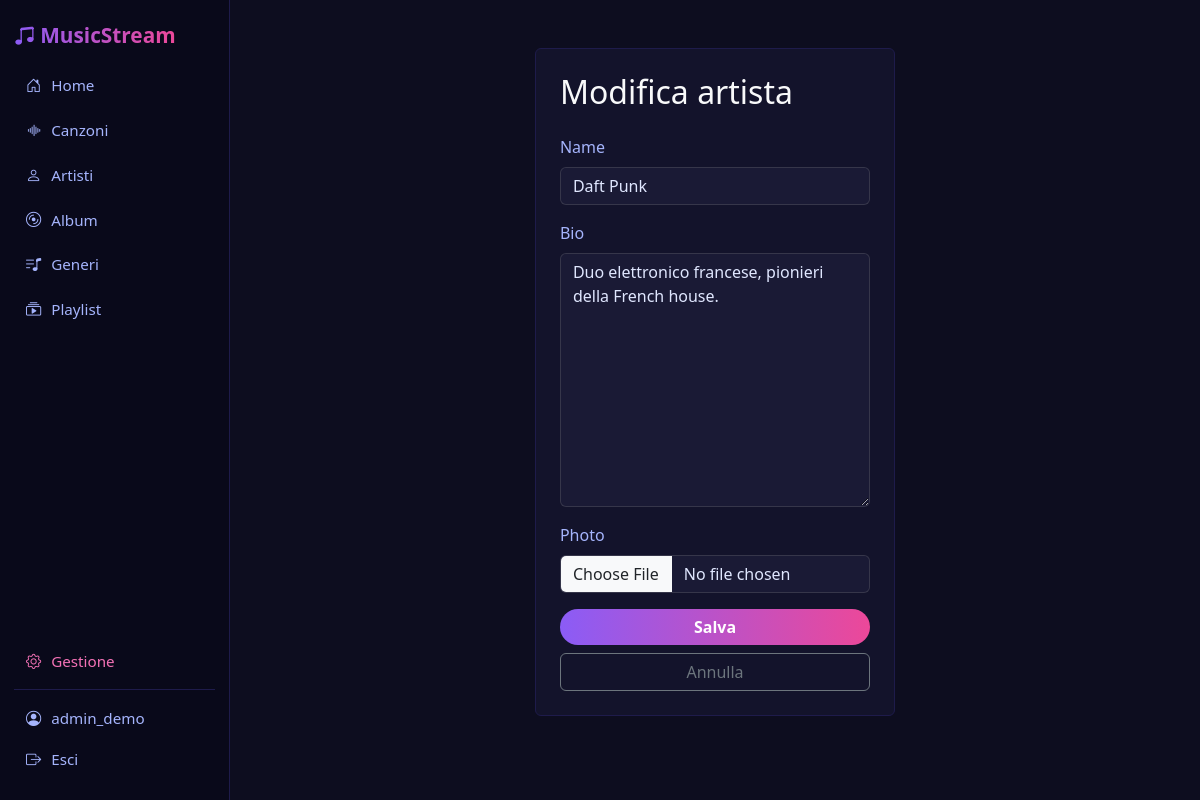
/artisti/134/modifica/ (signed in), run on the app's committed database.
### accounts/models.py (models this page shows, shortened)
class CustomUser(AbstractUser):
    LISTENER = 'listener'
    CURATOR = 'curator'
    ROLE_CHOICES = [
        (LISTENER, 'Listener'),
        (CURATOR, 'Curator'),
    ]
    role = models.CharField(
        max_length=10,
        choices=ROLE_CHOICES,
        default=LISTENER,
    )
    bio = models.TextField(blank=True)
    avatar = models.ImageField(upload_to='avatars/', blank=True, null=True)
    def is_curator(self):
        return self.role == self.CURATOR

### catalog/models.py (models this page shows, shortened)
class Artist(models.Model):
    name = models.CharField(max_length=200)
    bio = models.TextField(blank=True)
    photo = models.ImageField(upload_to='artists/', blank=True, null=True)

### catalog/views.py (the view)
# urls.py: path('artisti/<int:pk>/modifica/', views.artist_update, name='artist_update'),
@login_required
def artist_update(request, pk):
    artist = get_object_or_404(Artist, pk=pk)
    if not request.user.is_curator():
        messages.error(request, 'Solo i Curator possono modificare artisti.')
        return redirect('catalog:artist_detail', pk=pk)
    if request.method == 'POST':
        form = ArtistForm(request.POST, request.FILES, instance=artist)
        if form.is_valid():
            form.save()
            messages.success(request, 'Artista modificato!')
            return redirect('catalog:artist_detail', pk=artist.pk)
    else:
        form = ArtistForm(instance=artist)
    return render(request, 'catalog/artist_form.html', {'form': form, 'title': 'Modifica artista'})

### catalog/forms.py
class ArtistForm(forms.ModelForm):
    class Meta:
        model = Artist
        fields = ('name', 'bio', 'photo')
    def __init__(self, *args, **kwargs):
        super().__init__(*args, **kwargs)
        for field_name, field in self.fields.items():
            if isinstance(field.widget, (forms.Select, forms.SelectMultiple)):
                field.widget.attrs['class'] = 'form-select'
            else:
                field.widget.attrs['class'] = 'form-control'

### templates/catalog/artist_form.html (shortened to what this page needs)
{% extends 'base.html' %}
{% block content %}
<div class="row justify-content-center">
    <div class="col-md-5">
        <div class="card p-4">
            <h2 class="mb-4 text-light">{{ title|default:"Aggiungi artista" }}</h2>
            <form method="post" enctype="multipart/form-data" novalidate>
                {% for field in form %}
                    <div class="mb-3">
                        <label class="form-label">{{ field.label }}</label>
                        {{ field }}
                    </div>
                {% endfor %}
                <button type="submit" class="btn btn-gradient w-100">Salva</button>
                <a href="{% if request.GET.next %}{{ request.GET.next }}{% else %}{% url 'catalog:artist_list' %}{% endif %}" class="btn btn-outline-secondary w-100 mt-2">Annulla</a>
            </form>
        </div>
    </div>
</div>
{% endblock %}

### templates/base.html (shortened to what this page needs)
<!DOCTYPE html>
<html lang="it">
<head>
    <link href="https://cdn.jsdelivr.net/npm/bootstrap@5.3.0/dist/css/bootstrap.min.css" rel="stylesheet">
    <link href="https://cdn.jsdelivr.net/npm/bootstrap-icons@1.10.0/font/bootstrap-icons.css" rel="stylesheet">
    <link href="https://cdn.jsdelivr.net/npm/tom-select@2.3.1/dist/css/tom-select.bootstrap5.min.css" rel="stylesheet">
</head>
<body>
{% if user.is_authenticated %}
<div class="app-shell">
    <aside class="sidebar">
        <div class="sidebar-header">
            <a class="sidebar-brand" href="{% url 'catalog:home' %}"><i class="bi bi-music-note-beamed"></i> MusicStream</a>
        </div>
        <div class="sidebar-scroll">
            <a class="sidebar-link {% if request.resolver_match.url_name == 'home' or request.resolver_match.url_name == 'search' %}active{% endif %}" href="{% url 'catalog:home' %}"><i class="bi bi-house-door"></i> Home</a>
            <a class="sidebar-link {% if request.resolver_match.url_name == 'song_list' %}active{% endif %}" href="{% url 'catalog:song_list' %}"><i class="bi bi-soundwave"></i> Canzoni</a>
            <a class="sidebar-link {% if request.resolver_match.url_name == 'artist_list' %}active{% endif %}" href="{% url 'catalog:artist_list' %}"><i class="bi bi-person"></i> Artisti</a>
            <a class="sidebar-link {% if request.resolver_match.url_name == 'album_list' %}active{% endif %}" href="{% url 'catalog:album_list' %}"><i class="bi bi-disc"></i> Album</a>
            <a class="sidebar-link {% if request.resolver_match.url_name == 'genre_list' %}active{% endif %}" href="{% url 'catalog:genre_list' %}"><i class="bi bi-music-note-list"></i> Generi</a>
            <a class="sidebar-link {% if request.resolver_match.url_name == 'playlist_list' %}active{% endif %}" href="{% url 'catalog:playlist_list' %}"><i class="bi bi-collection-play"></i> Playlist</a>
            {% if user.is_superuser %}
            <div class="sidebar-actions">
                <a class="sidebar-link link-gestione" href="/admin/"><i class="bi bi-gear"></i> Gestione</a>
            </div>
            {% endif %}
        </div>
        <div class="sidebar-bottom">
            <a class="sidebar-link {% if request.resolver_match.url_name == 'profile' %}active{% endif %}" href="{% url 'accounts:profile' %}"><i class="bi bi-person-circle"></i> {{ user.username }}</a>
            <a class="sidebar-link" href="{% url 'accounts:logout' %}"><i class="bi bi-box-arrow-right"></i> Esci</a>
        </div>
    </aside>
    <main class="app-main">
{% endif %}
    {% block content %}{% endblock %}
{% if user.is_authenticated %}
    </main>
</div>
{% else %}
</div>
{% endif %}
</body>
</html>

### templates/base.html (style rules this page uses)
:root { --accent-start: #8b5cf6; --accent-end: #ec4899; --bg-main: #0d0d1f; --bg-card: #13132b; --bg-nav: #09091a; --text-primary: #e0e7ff; --text-secondary: #a5b4fc; --border-color: #1e1b4b; }
body { background-color: var(--bg-main); color: var(--text-primary); }
.app-shell { display: flex; min-height: 100vh; align-items: stretch; }
.sidebar { width: 230px; flex-shrink: 0; background: var(--bg-nav); border-right: 1px solid var(--border-color); padding: 20px 14px; display: flex; flex-direction: column; position: sticky; top: 0; height: 100vh; }
.sidebar-header { margin-bottom: 14px; }
.sidebar-brand { font-size: 1.3rem; font-weight: 700; text-decoration: none; display: inline-block; background: linear-gradient(90deg, var(--accent-start), var(--accent-end)); -webkit-background-clip: text; -webkit-text-fill-color: transparent; }
.sidebar-scroll { display: flex; flex-direction: column; gap: 4px; flex: 1; }
.sidebar-link { color: var(--text-secondary); text-decoration: none; padding: 9px 12px; border-radius: 8px; font-size: 0.95rem; display: flex; align-items: center; gap: 10px; white-space: nowrap; transition: background 0.15s, color 0.15s; }
.sidebar-actions { margin-top: auto; display: flex; flex-direction: column; gap: 4px; }
.link-gestione { color: #f472b6; }
.sidebar-bottom { border-top: 1px solid var(--border-color); padding-top: 8px; margin-top: 8px; }
.app-main { flex: 1; padding: 48px 36px 32px; min-width: 0; }
.card { background-color: var(--bg-card); border: 1px solid var(--border-color); color: var(--text-primary); }
.btn-gradient { background: linear-gradient(90deg, var(--accent-start), var(--accent-end)); color: #fff !important; border: none; border-radius: 20px; font-weight: 600; }
.form-control, .form-select { background-color: #1a1a35; border-color: rgba(255, 255, 255, 0.15); color: var(--text-primary); }
.form-control::placeholder { color: #5a6080; }
label { color: var(--text-secondary); }
a { color: var(--accent-start); }

### data on the page
CustomUser: username "admin_demo"
Artist: form "Daft Punk" "Duo elettronico francese, pionieri della French house."

### other printed values
{{ title|default:"Aggiungi artista" }} "Modifica artista"
{{ field.label }} "Name" "Bio" "Photo"
